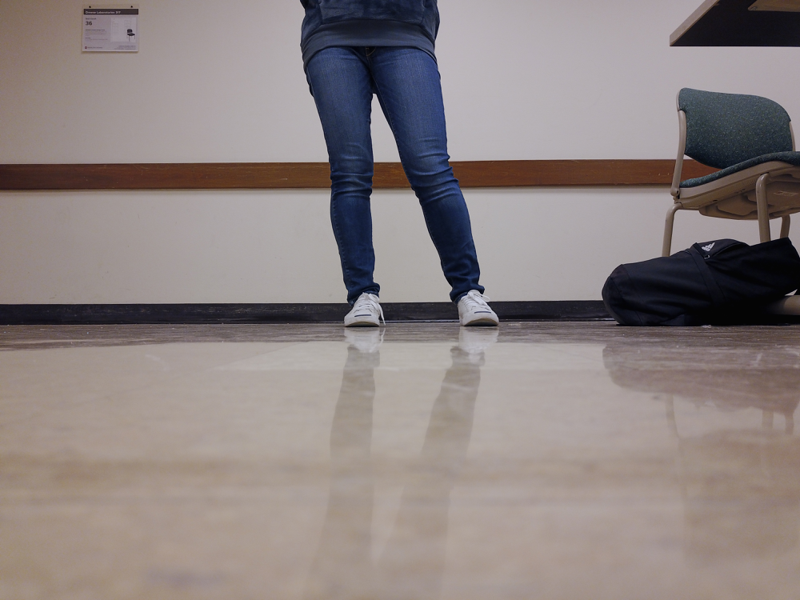
#> input picture pillow/input/DJI_001.png, 800 x 600 px; its folder holds only this picture in this run
$ python pillow.py
#> lines starting #> are read from the running program, lines starting #| are printed output that depends on the picture
# Install Pillow first
# Converts images in inputFolder to grayscale images with the size specified
# and saves them to outputFolder with format outputExt.
# A list of pixel values is also saved to a file with the extension dataExt.

import os
from PIL import Image


inputFolder = "input"
outputFolder = "output"
supportedFileTypes = [".png", ".jpg", ".bmp"]
outputExt = ".png"
dataExt = ".dat"
size = (400, 300)


if not os.path.isdir(outputFolder):
	os.mkdir(outputFolder)

filenames = []
for filename in os.listdir(inputFolder):
	for type in supportedFileTypes:
		if filename.lower().endswith(type):
			filenames.append(filename)
			break


for filename in filenames:
	inputPath = os.path.join(inputFolder, filename)
	outputPath = os.path.join(outputFolder, os.path.splitext(filename)[0])

	print(inputPath)
	print(outputPath)

	im = Image.open(inputPath)
#> im is the input picture: PIL image 800x600 RGB; mean R, G, B 139.9, 130.1, 128.9
	print(im.format, im.size, im.mode)
#| PNG (800, 600) RGB

	im.thumbnail(size)
#> im: PIL image 400x300 RGB
	im = im.convert("L")
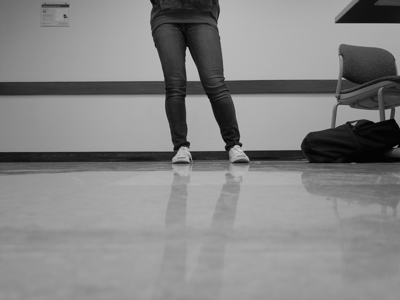
#> im: PIL image 400x300 L; min 0, max 206, mean 132.9
	print(im.format, im.size, im.mode)
#| None (400, 300) L


	for i in range(4):

		im.save(outputPath + "_" + str(i) + outputExt )

		data = list(im.getdata())
		with open(outputPath + "_" + str(i) + dataExt, "w") as file:
			first = True
			for item in data:
				if first:
					file.write("%d" % item)
					first = False
				else:
					file.write(" %d" % item)
		im = im.rotate(90)
#> this loop made 4 passes
#> pass 1, `im = im.rotate(90)`:
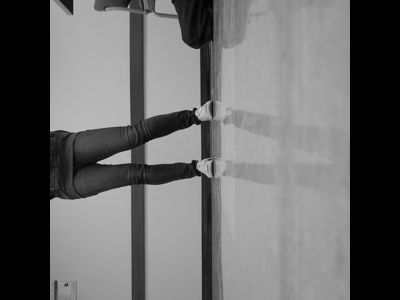
#> im: PIL image 400x300 L; min 0, max 206, mean 104.8
#> pass 2, `im = im.rotate(90)`:
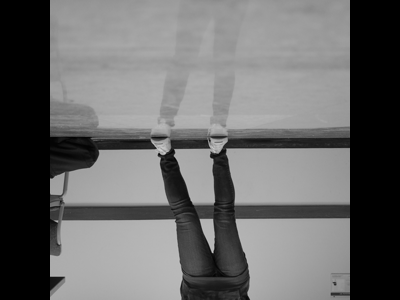
#> im: PIL image 400x300 L; min 0, max 206, mean 104.8
#> pass 3, `im = im.rotate(90)`:
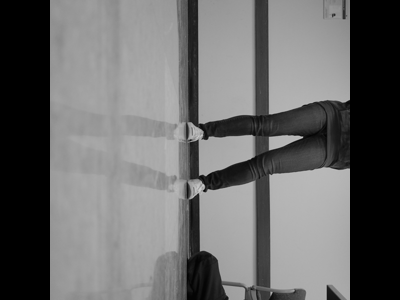
#> im: PIL image 400x300 L; min 0, max 206, mean 104.8
#> after the loop:
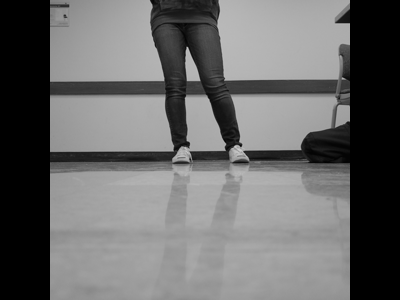
#> im: PIL image 400x300 L; min 0, max 206, mean 104.8

$ run again, on pillow/input/DJI_005.png
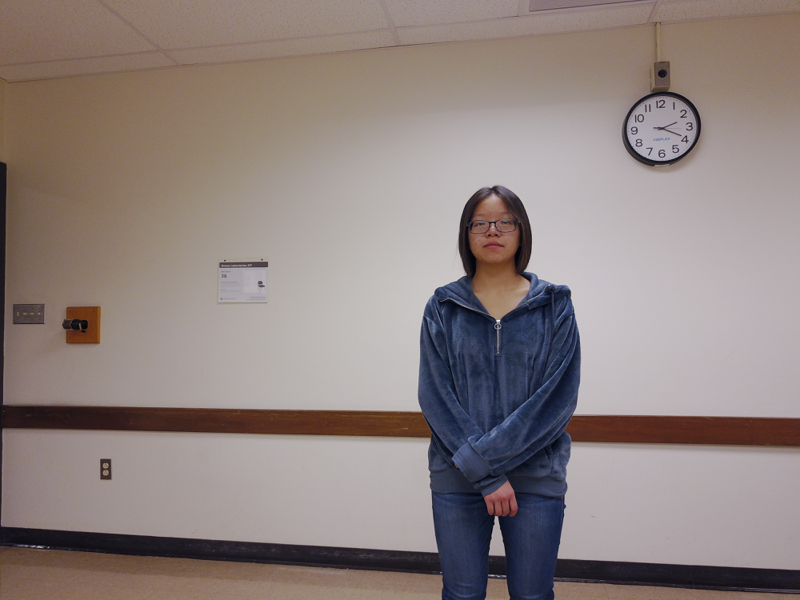
#> input picture pillow/input/DJI_005.png, 800 x 600 px
#> im is the input picture: PIL image 800x600 RGB; mean R, G, B 142.6, 130.5, 127.8
#| PNG (800, 600) RGB
#| None (400, 300) L
#> the loop `for i in range(4): ` made 4 passes
#> pass 1, `im = im.rotate(90)`:
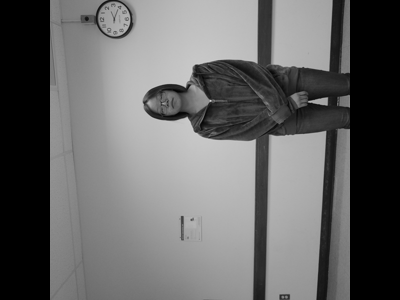
#> im: PIL image 400x300 L; min 0, max 211, mean 102.1
#> after the loop `for i in range(4):`:
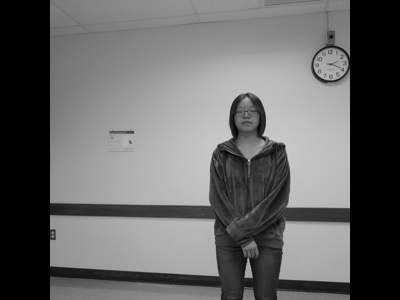
#> im: PIL image 400x300 L; min 0, max 211, mean 102.1

$ run again, on pillow/input/DJI_006.png
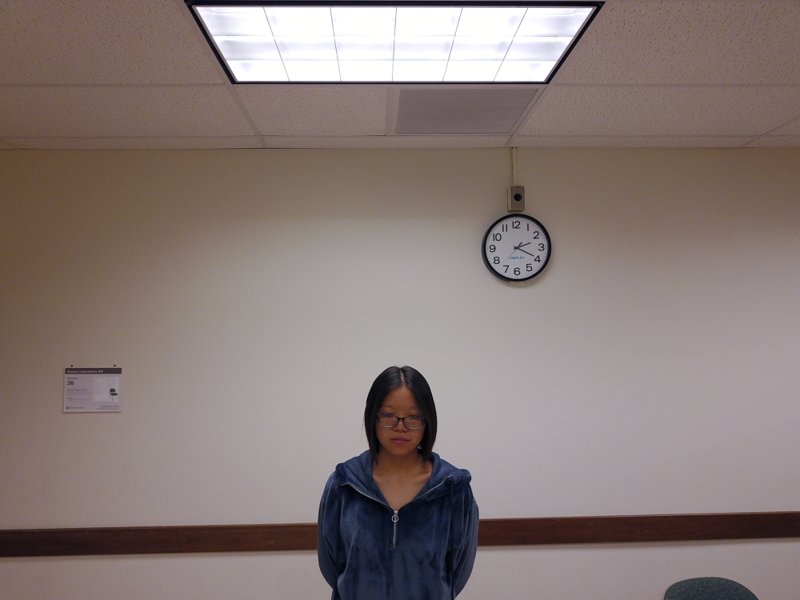
#> input picture pillow/input/DJI_006.png, 800 x 600 px
#> im is the input picture: PIL image 800x600 RGB; mean R, G, B 136.7, 123.3, 120.3
#| PNG (800, 600) RGB
#| None (400, 300) L
#> the loop `for i in range(4): ` made 4 passes
#> pass 1, `im = im.rotate(90)`:
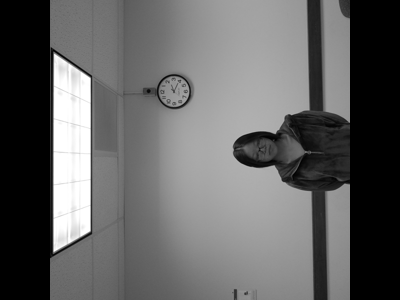
#> im: PIL image 400x300 L; min 0, max 255, mean 99.2
#> after the loop `for i in range(4):`:
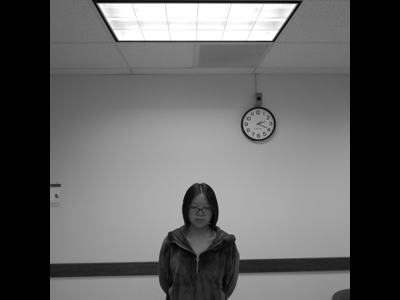
#> im: PIL image 400x300 L; min 0, max 255, mean 99.2

$ run again, on pillow/input/DJI_007.png
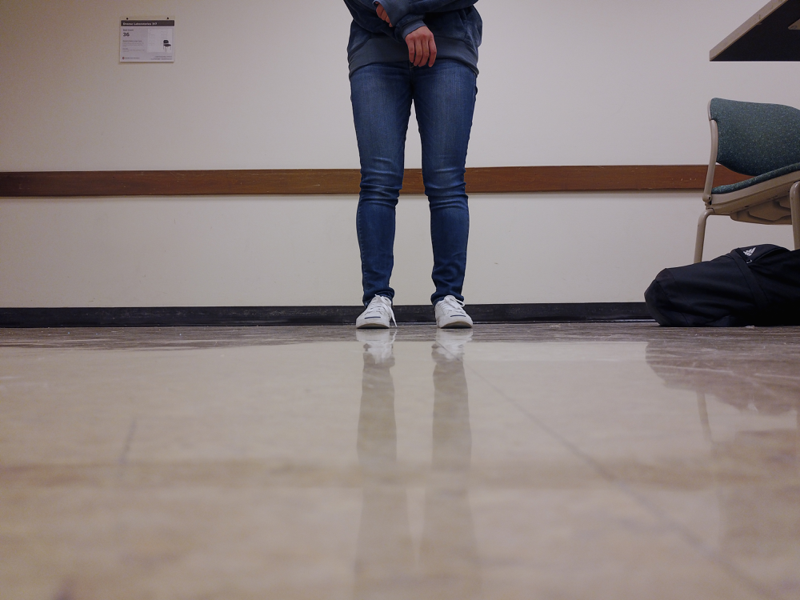
#> input picture pillow/input/DJI_007.png, 800 x 600 px
#> im is the input picture: PIL image 800x600 RGB; mean R, G, B 141.2, 130.9, 129.3
#| PNG (800, 600) RGB
#| None (400, 300) L
#> the loop `for i in range(4): ` made 4 passes
#> pass 1, `im = im.rotate(90)`:
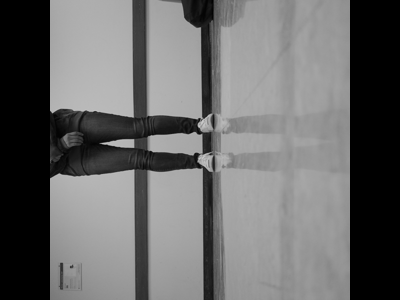
#> im: PIL image 400x300 L; min 0, max 203, mean 105.2
#> after the loop `for i in range(4):`:
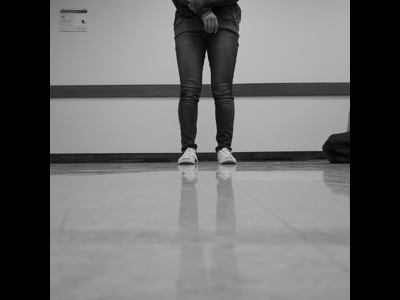
#> im: PIL image 400x300 L; min 0, max 203, mean 105.2
